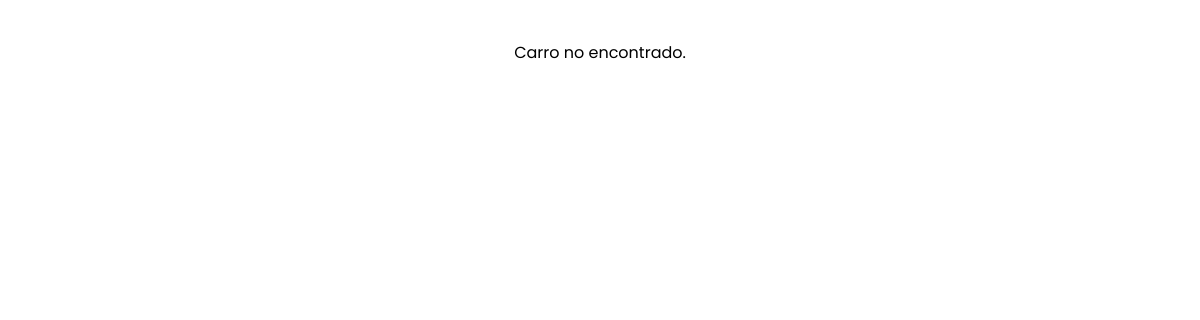
The app's page /App/Seller/SellerEditCar.php?plate=ABC1234, older data.
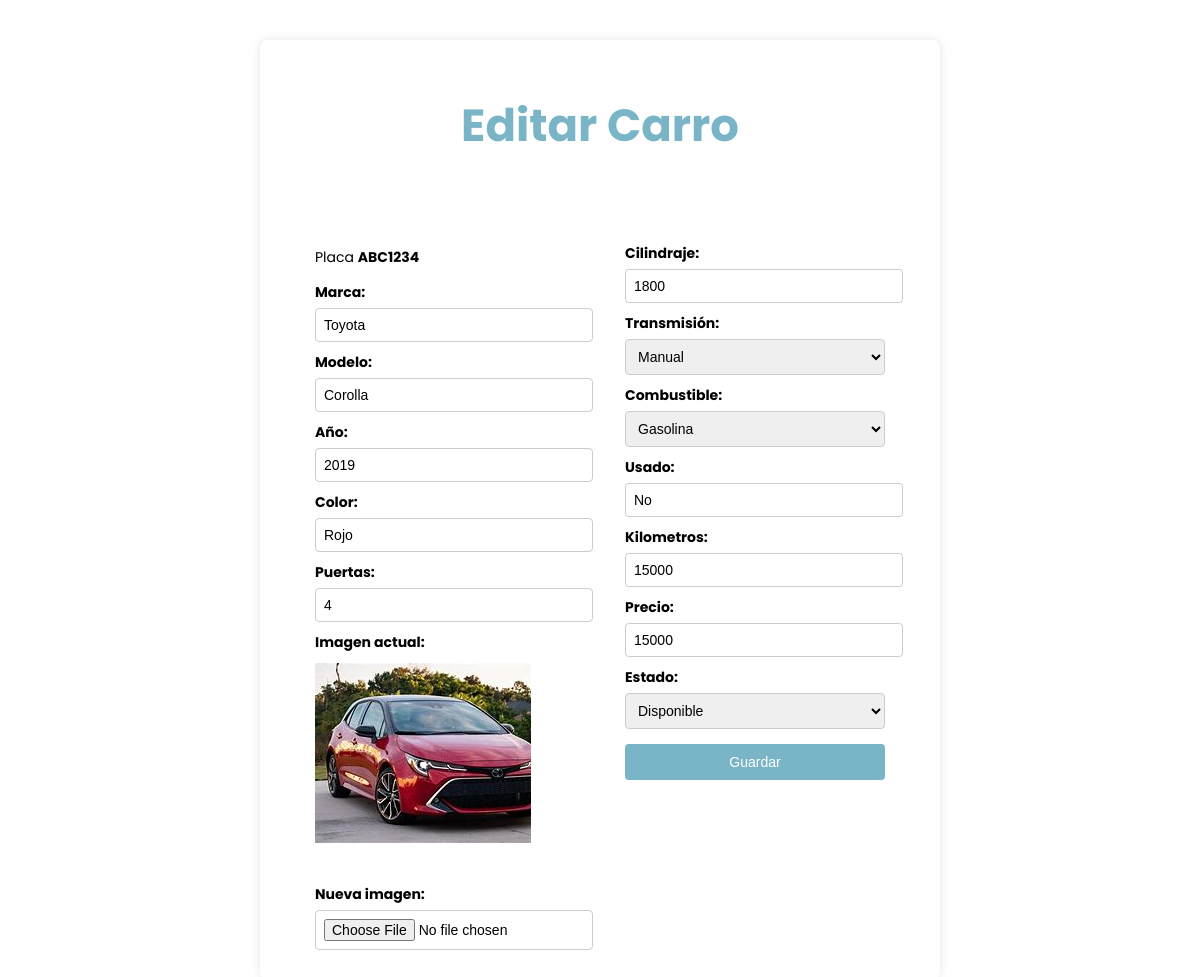
The same page, newer data.
### tables this page shows
CREATE TABLE Car(
    ID_Car INT,
    ID_Seller INT,
    Plate VARCHAR(255),
    Brand VARCHAR(255),
    Model VARCHAR(255),
    Year INT,
    Color VARCHAR(255),
    Doors INT,
    Cc INT,
    Transmission VARCHAR(255),
    Fuel_Type VARCHAR(255),
    Used VARCHAR(255),
    Kilometers LONG,
    Image VARCHAR(255),
    Price LONG,
    status VARCHAR(255)
);

### App/Connection.php (called while the page is built)
<?php
class Connection {
    private $host = "localhost:3306";
    private $bd = "AutoVentaDB";
    private $usuario = "root";
    private $clave = "1936";
    function connect() {
        try {
            $connection = new PDO("mysql:host=" . $this->host . ";dbname=" . $this->bd . ";charset=utf8", $this->usuario, $this->clave);
            $connection->setAttribute(PDO::ATTR_ERRMODE, PDO::ERRMODE_EXCEPTION);
            return $connection;
        } catch (PDOException $error) {
            echo 'Error conexion: ' . $error->getMessage();
            exit;
        }
    }
}
?>

### App/Service/CarService.php (called while the page is built, shortened)
<?php
require_once __DIR__ . '/../Connection.php';
require_once __DIR__ . '/../Entity/Car.php';
class CarService implements CarRepository
{
    private $conn;
    public function __construct()
    {
        $db = new Connection();
        $this->conn = $db->connect();
    }
    private function createCarFromRow(array $row): Car
    {
        return new Car(
            $row['ID_Seller'],
            $row['Plate'],
            $row['Brand'],
            $row['Model'],
            $row['Year'],
            $row['Color'],
            $row['Doors'],
            $row['Cc'],
            $row['Transmission'],
            $row['Fuel_Type'],
            $row['Used'],
            $row['Kilometers'],
            $row['Image'],
            $row['Price'],
            $row['status']
        );
    }
    public function findByPlate(string $plate): Car|null
    {
        $query = "SELECT * FROM Car WHERE Plate = ?";
        $stmt = $this->conn->prepare($query);
        $stmt->execute([$plate]);
        $row = $stmt->fetch(PDO::FETCH_ASSOC);
        if ($row) {
            return $this->createCarFromRow($row);
        }
        return null;
    }
}
?>

### App/Entity/Car.php (called while the page is built, shortened)
<?php
class Car {
    private $plate;
    private $brand;
    private $model;
    private $year;
    private $color;
    private $doors;
    private $cc;
    private $transmission;
    private $fuelType;
    private $used;
    private $kilometers;
    private $image;
    private $price;
    private $status;
    public function __construct($sellerId, $plate, $brand, $model, $year, $color, $doors, $cc, $transmission, $fuelType, $used, $kilometers, $image, $price, $status) {
        $this->plate = $plate;
        $this->brand = $brand;
        $this->model = $model;
        $this->year = $year;
        $this->color = $color;
        $this->doors = $doors;
        $this->cc = $cc;
        $this->transmission = $transmission;
        $this->fuelType = $fuelType;
        $this->used = $used;
        $this->kilometers = $kilometers;
        $this->image = $image;
        $this->price = $price;
        $this->status = $status;
    }
    public function getPlate() {
        return $this->plate;
    }
    public function getBrand() {
        return $this->brand;
    }
    public function getModel() {
        return $this->model;
    }
    public function getYear() {
        return $this->year;
    }
    public function getColor() {
        return $this->color;
    }
    public function getDoors() {
        return $this->doors;
    }
    public function getCc() {
        return $this->cc;
    }
    public function getTransmission() {
        return $this->transmission;
    }
    public function getFuelType() {
        return $this->fuelType;
    }
    public function getUsed() {
        return $this->used;
    }
    public function getKilometers() {
        return $this->kilometers;
    }
    public function getImage() {
        return $this->image;
    }
    public function getPrice() {
        return $this->price;
    }
    public function getStatus() {
        return $this->status;
    }
}
?>

### App/Seller/SellerEditCar.php (the view, shortened to what the changed rows need)
<!DOCTYPE html>
<html lang="en">
<head>
    <link rel="stylesheet" href="../css/style-sellereditcar.css" />
</head>
<body>
    <?php
    require_once "../Service/CarService.php";
    if (isset($_GET['plate'])) {
        $carPlate = htmlspecialchars($_GET['plate']);
        $carService = new CarService();
        $car = $carService->findByPlate($carPlate);
        if ($car) {
            echo '<form method="POST" action="../Process/process_edit_car.php?id='.$id.'" enctype="multipart/form-data">';
            echo '<h2>Editar Carro</h2>';
            echo '<div class="form-section">';
            echo '<p>Placa <strong>' . $car->getPlate() . '</strong></p>';
            echo '<label for="brand">Marca:</label>';
            echo '<input type="text" name="brand" value="' . $car->getBrand() . '"><br>';
            echo '<label for="model">Modelo:</label>';
            echo '<input type="text" name="model" value="' . $car->getModel() . '"><br>';
            echo '<label for="year">Año:</label>';
            echo '<input type="text" name="year" value="' . $car->getYear() . '"><br>';
            echo '<label for="color">Color:</label>';
            echo '<input type="text" name="color" value="' . $car->getColor() . '"><br>';
            echo '<label for="doors">Puertas:</label>';
            echo '<input type="text" name="doors" value="' . $car->getDoors() . '"><br>';
            echo '<label for="image">Imagen actual:</label>';
            echo '<img src="' . $car->getImage() . '" alt="Imagen actual"><br>';
            echo '<label for="newImage">Nueva imagen:</label>';
            echo '<input type="file" name="newImage" accept="image/*"><br>';
            echo '</div>';
            echo '<div class="form-section">';
            echo '<label for="cc">Cilindraje:</label>';
            echo '<input type="text" name="cc" value="' . $car->getCc() . '"><br>';
            echo '<label for="transmission">Transmisión:</label>';
            echo '<select name="transmission">';
            echo '<option value="Manual" ' . ($car->getTransmission() == "Manual" ? 'selected' : '') . '>Manual</option>';
            echo '</select><br>';
            echo '<label for="fuelType">Combustible:</label>';
            echo '<select name="fuelType">';
            echo '<option value="Gasolina" ' . ($car->getFuelType() == "Gasolina" ? 'selected' : '') . '>Gasolina</option>';
            echo '</select><br>';
            echo '<label for="used">Usado:</label>';
            echo '<input type="text" name="used" value="' . $car->getUsed() . '"><br>';
            echo '<label for="km">Kilometros:</label>';
            echo '<input type="text" name="km" value="' . $car->getKilometers() . '"><br>';
            echo '<label for="price">Precio:</label>';
            echo '<input type="text" name="price" value="' . $car->getPrice() . '"><br>';
            echo '<label for="status">Estado:</label>';
            echo '<select name="status">';
            echo '<option value="Disponible" ' . ($car->getStatus() == "Disponible" ? 'selected' : '') . '>Disponible</option>';
            echo '</select><br>';
            echo '<button type="submit">Guardar</button>';
            echo '</div>';
            echo '</form>';
        } else {
            echo "Carro no encontrado.";
        }
    } else {
        echo "Placa del carro no especificada.";
    }
    ?>
</body>
</html>

Row changes from the older to the newer data that the page shows:
added car: Plate "ABC1234", brand "Toyota", model "Corolla", year "2019", color "Rojo", doors "4", Image (picture), cc "1800", fuelType "Gasolina", used "No", km "15000", price "15000"
Text that changed along with them:
form field transmission: (not shown) → "Manual"
form field status: (not shown) → "Disponible"
text no longer shown: "Carro no encontrado."
text now shown: "Editar Carro Placa Marca: Modelo: Año: Color: Puertas: Imagen actual: Nueva imagen: Cilindraje: Transmisión: Combustible: Usado: Kilometros: Precio: Estado: Guardar"
